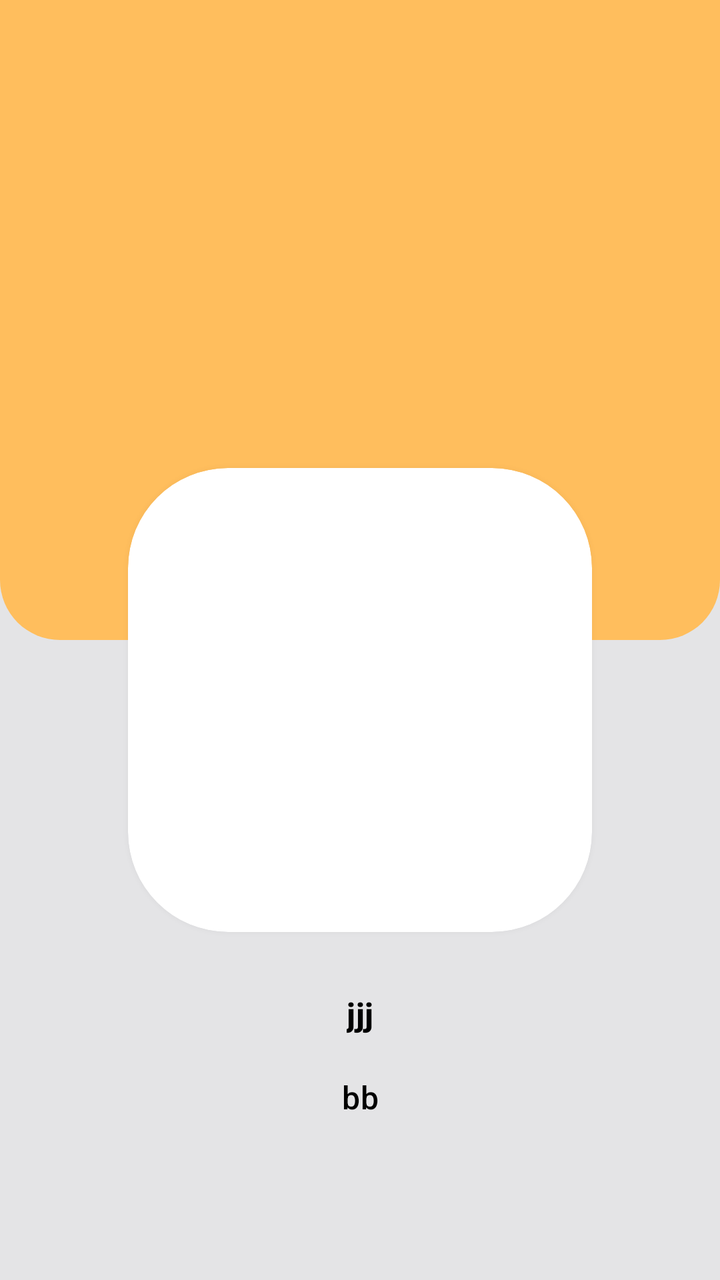
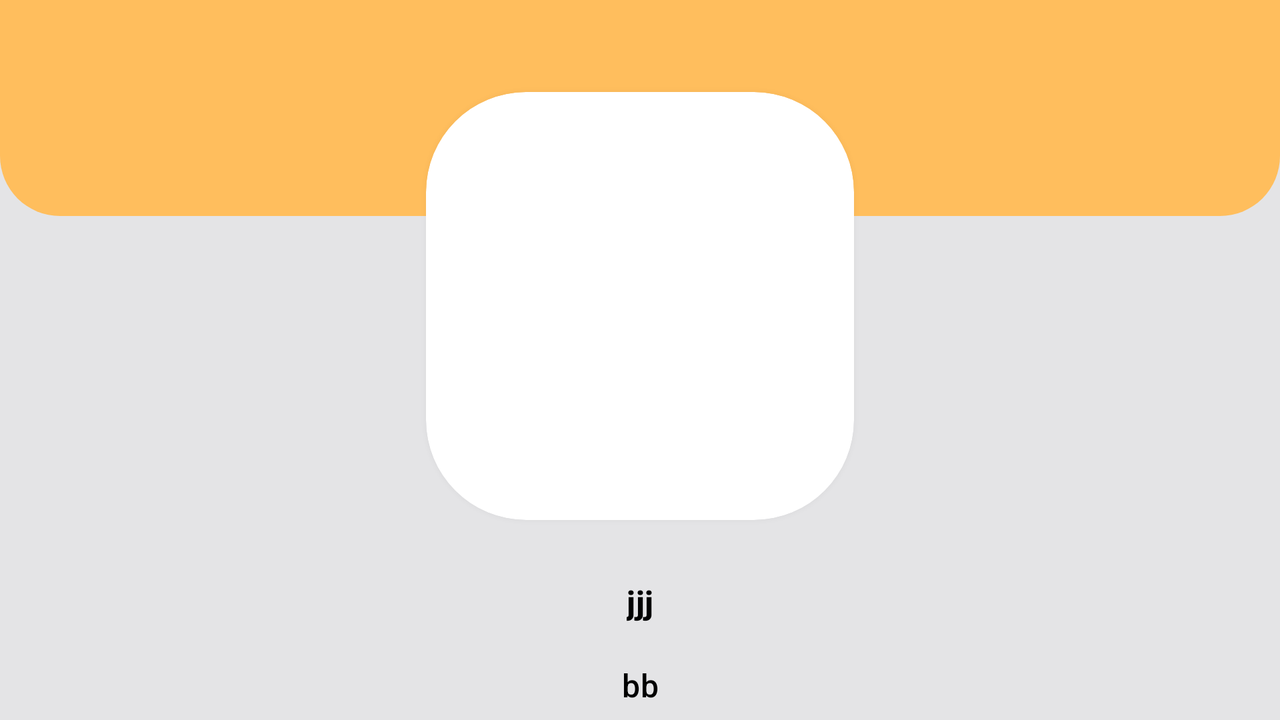

Two renders of one Android screen. The first uses the default layout on a phone; the second uses the alternative layout the repository ships for a different screen configuration, on a matching device. The two XML files are below.
<!-- AndroidManifest.xml: application theme Theme.MusicBox -->
<!-- res/layout/pager_item.xml -->
<?xml version="1.0" encoding="utf-8"?>
<androidx.constraintlayout.widget.ConstraintLayout xmlns:android="http://schemas.android.com/apk/res/android"
    xmlns:app="http://schemas.android.com/apk/res-auto"
    android:layout_width="match_parent"
    android:layout_height="match_parent"
    android:background="@color/md_theme_surfaceContainerHigh">

    <androidx.constraintlayout.widget.Guideline
        android:id="@+id/guideline_horizontal_35"
        android:layout_width="wrap_content"
        android:layout_height="wrap_content"
        android:orientation="horizontal"
        app:layout_constraintGuide_percent="0.35" />


    <androidx.constraintlayout.widget.Guideline
        android:id="@+id/guideline_horizontal_50"
        android:layout_width="wrap_content"
        android:layout_height="wrap_content"
        android:orientation="horizontal"
        app:layout_constraintGuide_percent="0.50" />


    <androidx.constraintlayout.widget.Guideline
        android:id="@+id/guideline_vertical_85"
        android:layout_width="wrap_content"
        android:layout_height="wrap_content"
        android:orientation="vertical"
        app:layout_constraintGuide_percent="0.85" />

    <androidx.constraintlayout.widget.Guideline
        android:id="@+id/guideline_vertical_15"
        android:layout_width="wrap_content"
        android:layout_height="wrap_content"
        android:orientation="vertical"
        app:layout_constraintGuide_percent="0.15" />

    <androidx.cardview.widget.CardView
        android:id="@+id/cover_image_cardview"
        android:layout_width="0dp"
        android:layout_height="0dp"
        android:layout_margin="@dimen/padding_10dp"
        android:outlineSpotShadowColor="@android:color/transparent"
        app:cardCornerRadius="@dimen/card_corner_radius_50dp"
        app:cardElevation="@dimen/card_elevation"
        app:layout_constraintDimensionRatio="1:1"
        app:layout_constraintEnd_toEndOf="@+id/guideline_vertical_85"
        app:layout_constraintStart_toStartOf="@+id/guideline_vertical_15"
        app:layout_constraintTop_toBottomOf="@+id/guideline_horizontal_35">

        <ImageView
            android:id="@+id/imageView"
            android:layout_width="match_parent"
            android:layout_height="match_parent"
            android:scaleType="fitXY" />

    </androidx.cardview.widget.CardView>

    <androidx.constraintlayout.widget.ConstraintLayout
        android:layout_width="match_parent"
        android:layout_height="0dp"
        android:background="@drawable/header_background"
        app:layout_constraintBottom_toTopOf="@+id/guideline_horizontal_50"
        app:layout_constraintTop_toTopOf="parent" />


    <TextView
        android:id="@+id/title"
        android:layout_width="wrap_content"
        android:layout_height="wrap_content"
        android:layout_margin="@dimen/padding_10dp"
        android:ellipsize="end"
        android:maxLines="1"
        android:paddingHorizontal="@dimen/text_padding"
        android:paddingVertical="@dimen/padding_20dp"
        android:text="jjj"
        android:textAppearance="@style/TextAppearance.Material3.TitleMedium"
        android:textColor="@color/md_theme_scrim"
        android:textStyle="bold"
        app:layout_constraintBottom_toTopOf="@+id/artist"
        app:layout_constraintEnd_toEndOf="parent"
        app:layout_constraintStart_toStartOf="parent"
        app:layout_constraintTop_toBottomOf="@+id/cover_image_cardview" />

    <TextView
        android:id="@+id/artist"
        android:layout_width="wrap_content"
        android:layout_height="wrap_content"
        android:ellipsize="end"
        android:maxLines="1"
        android:paddingHorizontal="@dimen/text_padding"
        android:text="bb"
        android:textAppearance="@style/TextAppearance.Material3.TitleMedium"
        android:textColor="@color/md_theme_scrim"
        android:textStyle="normal"
        app:layout_constraintEnd_toEndOf="parent"
        app:layout_constraintStart_toStartOf="parent"
        app:layout_constraintTop_toBottomOf="@+id/title" />

</androidx.constraintlayout.widget.ConstraintLayout>
<!-- resources referenced by this layout -->
<resources>
  <color name="md_theme_scrim">#000000</color>
  <color name="md_theme_surfaceContainerHigh">#E4E4E6</color>
  <dimen name="card_corner_radius_50dp">50dp</dimen>
  <dimen name="card_elevation">8dp</dimen>
  <dimen name="padding_10dp">10dp</dimen>
  <dimen name="padding_20dp">20dp</dimen>
  <dimen name="text_padding">50dp</dimen>
  <!-- drawable header_background (drawable) -->
  <?xml version="1.0" encoding="utf-8"?>
  <shape xmlns:android="http://schemas.android.com/apk/res/android">
      <solid android:color="@color/md_theme_secondary"/>
  
      <corners
          android:topLeftRadius="0dp"
          android:topRightRadius="0dp"
          android:bottomLeftRadius="30dp"
          android:bottomRightRadius="30dp"/>
  
  </shape>
  <style name="Theme.MusicBox" parent="Base.Theme.MusicBox" />
  <color name="md_theme_secondary">#FFBE5D</color>
  <style name="Base.Theme.MusicBox" parent="Theme.Material3.DayNight.NoActionBar">
          
          
      </style>
</resources>
<!-- res/layout-land/pager_item.xml (the repository's variant of the layout above) -->
<!-- drawn on the phone turned sideways -->
<?xml version="1.0" encoding="utf-8"?>
<androidx.constraintlayout.widget.ConstraintLayout xmlns:android="http://schemas.android.com/apk/res/android"
    xmlns:app="http://schemas.android.com/apk/res-auto"
    android:layout_width="match_parent"
    android:layout_height="match_parent"
    android:background="@color/md_theme_surfaceContainerHigh">

    <androidx.constraintlayout.widget.Guideline
        android:id="@+id/guideline_horizontal_10"
        android:layout_width="wrap_content"
        android:layout_height="wrap_content"
        android:orientation="horizontal"
        app:layout_constraintGuide_percent="0.10" />

    <androidx.constraintlayout.widget.Guideline
        android:id="@+id/guideline_horizontal_75"
        android:layout_width="wrap_content"
        android:layout_height="wrap_content"
        android:orientation="horizontal"
        app:layout_constraintGuide_percent="0.75" />
    <androidx.constraintlayout.widget.Guideline
        android:id="@+id/guideline_horizontal_30"
        android:layout_width="wrap_content"
        android:layout_height="wrap_content"
        android:orientation="horizontal"
        app:layout_constraintGuide_percent="0.30" />


    <androidx.constraintlayout.widget.Guideline
        android:id="@+id/guideline_vertical_85"
        android:layout_width="wrap_content"
        android:layout_height="wrap_content"
        android:orientation="vertical"
        app:layout_constraintGuide_percent="0.85" />

    <androidx.constraintlayout.widget.Guideline
        android:id="@+id/guideline_vertical_15"
        android:layout_width="wrap_content"
        android:layout_height="wrap_content"
        android:orientation="vertical"
        app:layout_constraintGuide_percent="0.15" />

    <androidx.cardview.widget.CardView
        android:id="@+id/cover_image_cardview"
        android:layout_width="0dp"
        android:layout_height="0dp"
        android:layout_margin="@dimen/padding_10dp"
        android:outlineSpotShadowColor="@android:color/transparent"
        app:cardCornerRadius="@dimen/card_corner_radius_50dp"
        app:cardElevation="@dimen/card_elevation"
        app:layout_constraintDimensionRatio="1:1"
        app:layout_constraintEnd_toEndOf="@+id/guideline_vertical_85"
        app:layout_constraintStart_toStartOf="@+id/guideline_vertical_15"
        app:layout_constraintBottom_toTopOf="@+id/guideline_horizontal_75"
        app:layout_constraintTop_toBottomOf="@+id/guideline_horizontal_10">

        <ImageView
            android:id="@+id/imageView"
            android:layout_width="match_parent"
            android:layout_height="match_parent"
            android:scaleType="fitXY" />

    </androidx.cardview.widget.CardView>

    <androidx.constraintlayout.widget.ConstraintLayout
        android:layout_width="match_parent"
        android:layout_height="0dp"
        android:background="@drawable/header_background"
        app:layout_constraintBottom_toTopOf="@+id/guideline_horizontal_30"
        app:layout_constraintTop_toTopOf="parent" />


    <TextView
        android:id="@+id/title"
        android:layout_width="wrap_content"
        android:layout_height="wrap_content"
        android:layout_margin="@dimen/padding_10dp"
        android:ellipsize="end"
        android:maxLines="1"
        android:paddingHorizontal="@dimen/text_padding"
        android:paddingVertical="@dimen/padding_20dp"
        android:text="jjj"
        android:textAppearance="@style/TextAppearance.Material3.TitleMedium"
        android:textColor="@color/md_theme_scrim"
        android:textStyle="bold"
        app:layout_constraintBottom_toTopOf="@+id/artist"
        app:layout_constraintEnd_toEndOf="parent"
        app:layout_constraintStart_toStartOf="parent"
        app:layout_constraintTop_toBottomOf="@+id/cover_image_cardview" />

    <TextView
        android:id="@+id/artist"
        android:layout_width="wrap_content"
        android:layout_height="wrap_content"
        android:ellipsize="end"
        android:maxLines="1"
        android:paddingHorizontal="@dimen/text_padding"
        android:text="bb"
        android:textAppearance="@style/TextAppearance.Material3.TitleMedium"
        android:textColor="@color/md_theme_scrim"
        android:textStyle="normal"
        app:layout_constraintEnd_toEndOf="parent"
        app:layout_constraintStart_toStartOf="parent"
        app:layout_constraintTop_toBottomOf="@+id/title" />

</androidx.constraintlayout.widget.ConstraintLayout>
